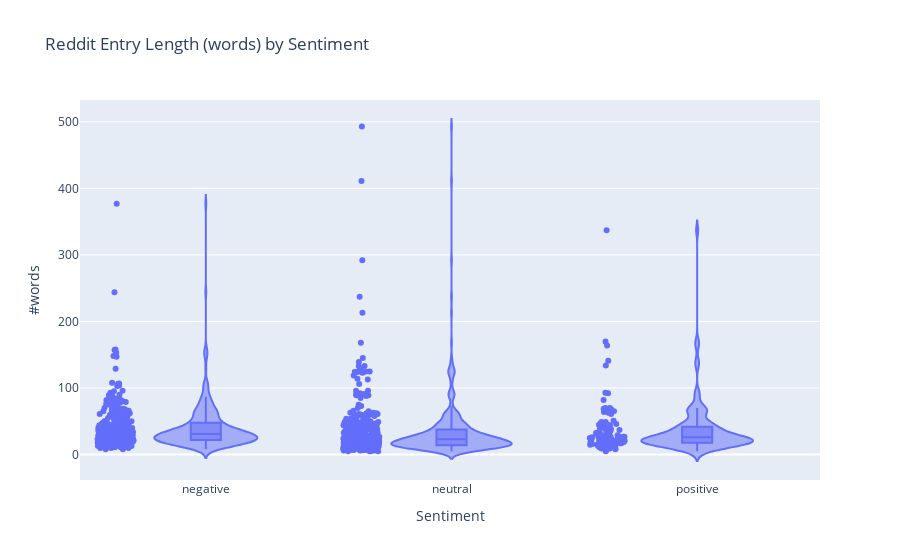

This figure's notebook cell:
### Code cell
# text length vs sentiment (are negative posts longer?)

import plotly.express as px

fig = px.violin(
    X, x="label_name", y="n_words",
    box=True, points="all",
    title = "Reddit Entry Length (words) by Sentiment",
    labels={"label_name":"Sentiment", "n_words":"#words"}
)
fig.show()

### Figure 1 — Plotly figure (JSON) as saved in the notebook; plotly's stock layout.template omitted (floating-point values rounded to 4 significant figures; data arrays with more than 128 entries replaced by an {"elided": "..."} marker saying what was removed)
{"data": [{"alignmentgroup": "True", "box": {"visible": true}, "hovertemplate": "Sentiment=%{x}<br>#words=%{y}<extra></extra>", "legendgroup": "", "marker": {"color": "#636efa"}, "name": "", "offsetgroup": "", "orientation": "v", "points": "all", "scalegroup": "True", "showlegend": false, "type": "violin", "x": {"elided": "847 str values"}, "x0": " ", "xaxis": "x", "y": {"elided": "847 int values"}, "y0": " ", "yaxis": "y"}], "layout": {"legend": {"tracegroupgap": 0}, "title": {"text": "Reddit Entry Length (words) by Sentiment"}, "violinmode": "group", "xaxis": {"anchor": "y", "domain": [0, 1], "title": {"text": "Sentiment"}}, "yaxis": {"anchor": "x", "domain": [0, 1], "title": {"text": "#words"}}}}
